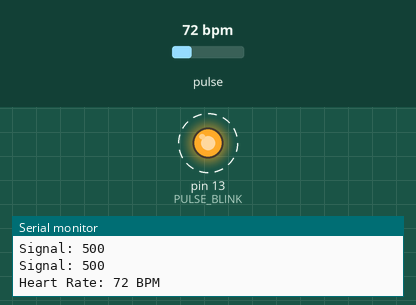
Bench run of a sketch on a simulated Arduino Uno, built with avr-gcc and run on an emulated ATmega328P. Parts: output pins drawn as LEDs (lit = HIGH), the last lines printed to the serial monitor. Dashed ring = blinking. The inputs (shaded band) are chosen by the test bench; at power-on: pulse 72 bpm.

Above: at 1.3 s.
1.4 s: pulse set to 117 bpm
4.4 s: pulse set to 122 bpm
At 5.2 s:
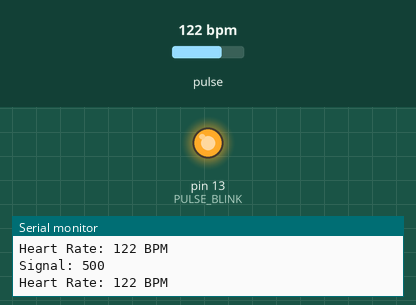
5.9 s: pulse set to 70 bpm
At 8.8 s:
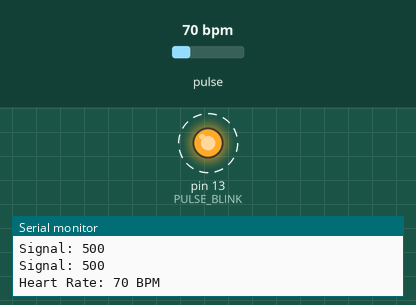
8.9 s: pulse set to 130 bpm
At 10.0 s:
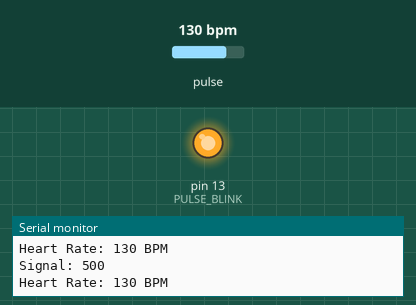
Timing chart, 0 to 11.4 s (numbered marks = the images above; inputs shaded):
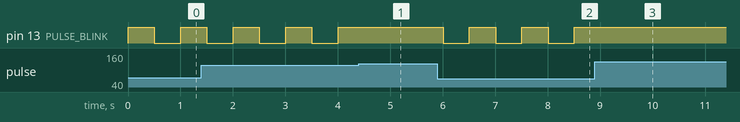

The sketch:

pulse_oximeter.ino
```cpp
/*
 * Pulse Oximeter Monitoring
 * Sensor: PulseSensor / MAX30100
 */

#define USE_ARDUINO_INTERRUPTS true
#include <PulseSensorPlayground.h>

const int PULSE_INPUT = A0;
const int PULSE_BLINK = 13;
const int PULSE_FADE = 5;

PulseSensorPlayground pulseSensor;

void setup()
{
    Serial.begin(9600);

    pulseSensor.analogInput(PULSE_INPUT);
    pulseSensor.blinkOnPulse(PULSE_BLINK);
    pulseSensor.fadeOnPulse(PULSE_FADE);

    if (!pulseSensor.begin())
    {
        while (1)
        {
            digitalWrite(PULSE_BLINK, LOW);
            delay(500);
            digitalWrite(PULSE_BLINK, HIGH);
            delay(500);
        }
    }
}

void loop()
{
    int signal = pulseSensor.getLatestSample();

    Serial.print("Signal: ");
    Serial.println(signal);

    if (pulseSensor.sawStartOfBeat())
    {
        int bpm = pulseSensor.getBeatsPerMinute();

        Serial.print("Heart Rate: ");
        Serial.print(bpm);
        Serial.println(" BPM");
    }

    delay(500);
}
```

Measured:
- the behaviour switches between 119 and 120 bpm on pulse (found by bisection; images 0 and 1)
- after the input at 4.4 s, pin 13 (PULSE_BLINK): stays HIGH (without the input it goes to LOW after 0.11 s)
- after the input at 5.9 s, pin 13 (PULSE_BLINK): alternates HIGH for 0.50 s and LOW for 0.50 s, starting after 0.11 s
- after the input at 8.9 s, pin 13 (PULSE_BLINK): stops changing and stays HIGH
- by itself, pin 13 (PULSE_BLINK): alternates HIGH for 0.50 s and LOW for 0.50 s
